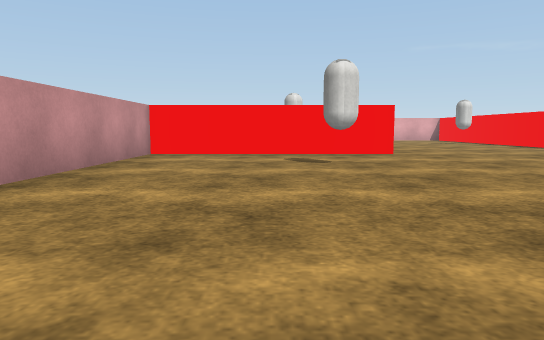
[1] (above)

17 first-person views from a walk through a Unity game level. The camera is 0.51 m above the floor, tilts 6° down and sees 70° across. The floor is counted in squares, 1 m on a side. Each view is taken from the middle of a square. On the plan, view 1 faces up. The plan holds only what a view shows up to about 9 squares ahead; the rest is blank. The player is left out. Surface patterns are stand-ins for the level's own textures.

[2]
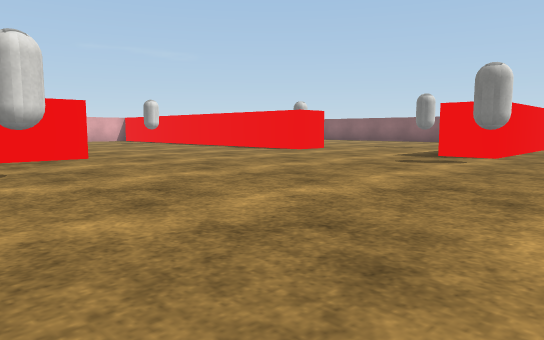

[3]
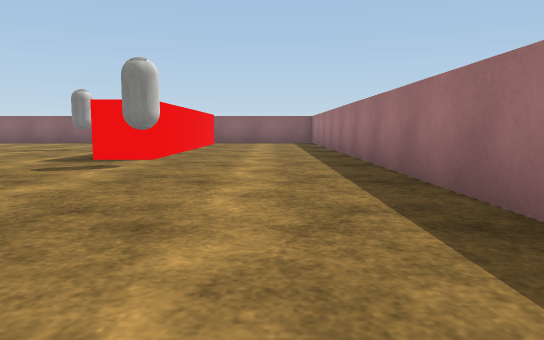

[4]
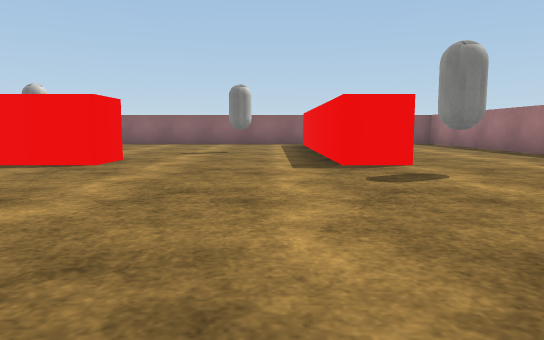

[5]
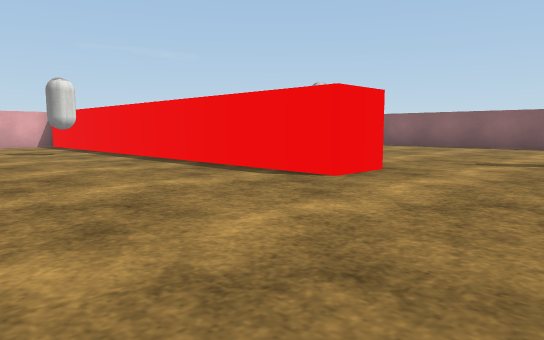

[6]
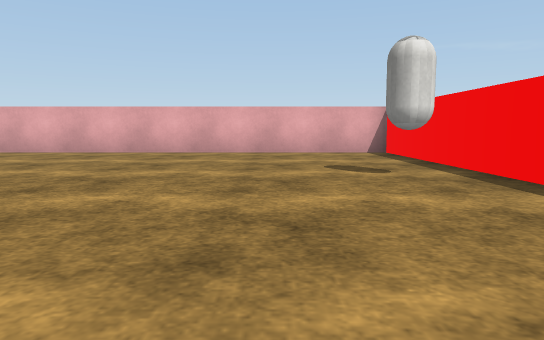

[7]
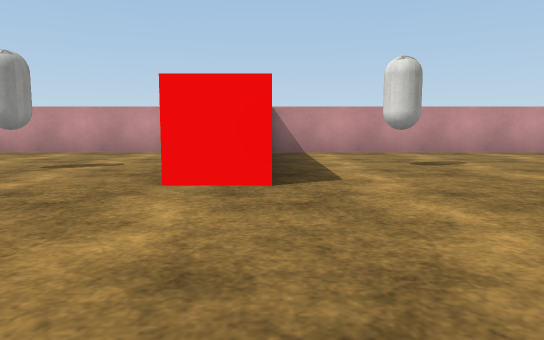

[8]
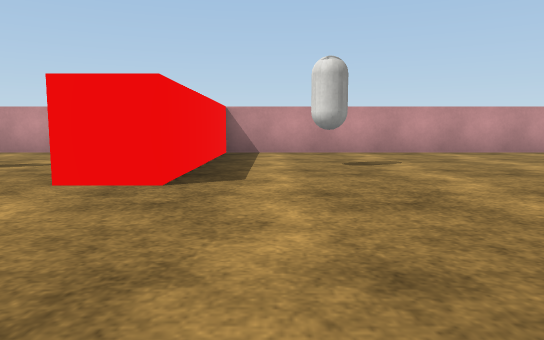

[9]
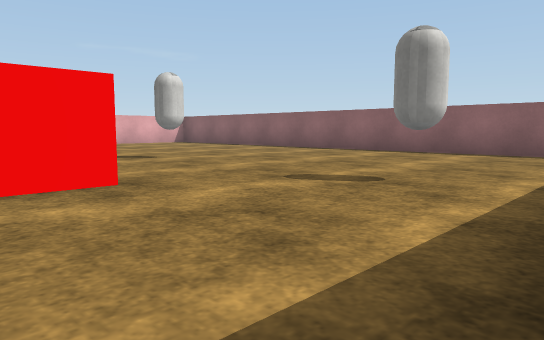

[10]
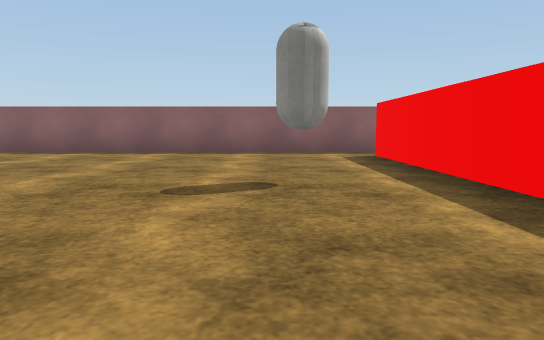

[11]
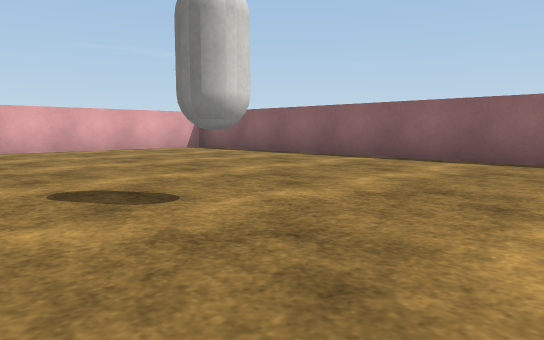

[12]
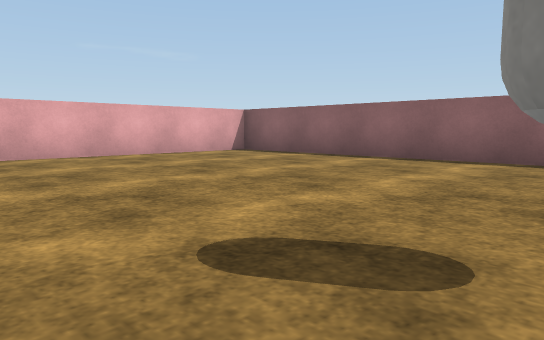

[13]
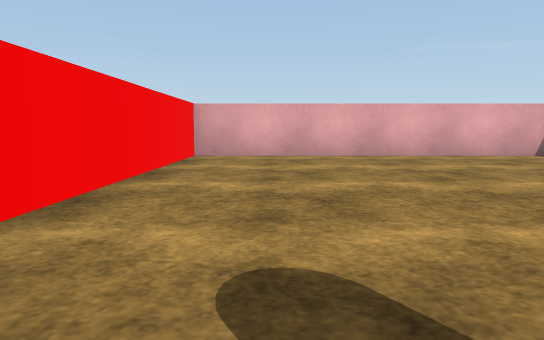

[14]
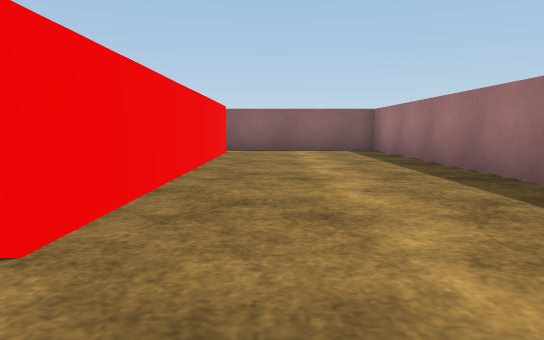

[15]
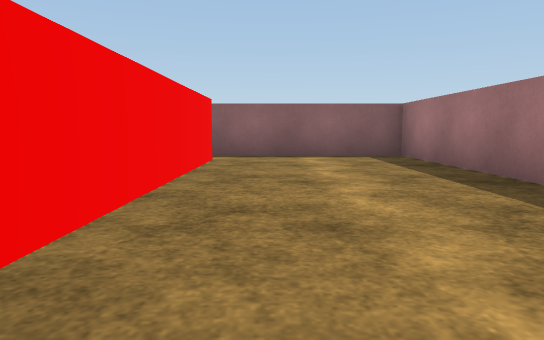

[16]
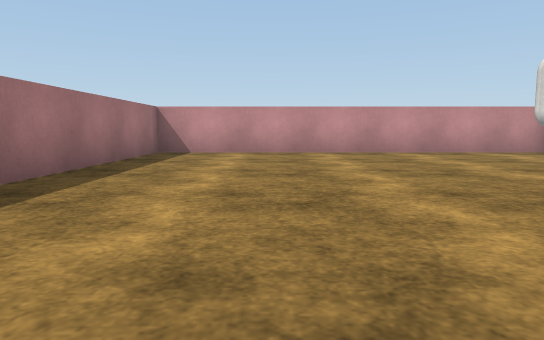

[17]
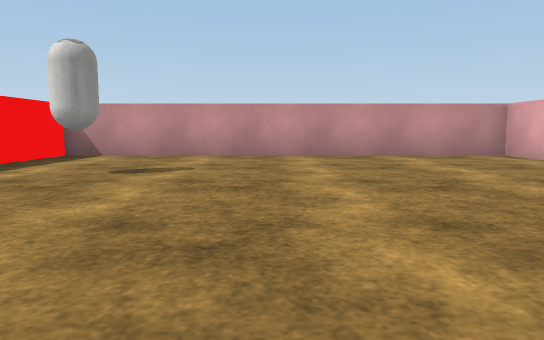

### Floor plan
Points are (right, up) in squares from view 1. A wall is a line through its corners. A room is listed if a view was taken in it or the views show most of it. See-through windows are left out.
Room 1 (views 1, 2, 3, 4, 5, 6, 7, 8, 9, 10, 11, 12, 13, 14, 15, 16, 17)
walls: (8.6, 7.5) (7.5, 7.5) (7.5, 17.5) (-2.5, 17.5) (-2.5, 9) (2.5, 9) (2.5, 8) (-2.5, 8) (-2.5, -0.5) (15.5, -0.5) (15.5, 16.4); (14.5, 3) (7.5, 3) (7.5, 4) (14.5, 4); (15.2, 17.5) (8.5, 17.5) (8.5, 12)
objects: capsule (1, 6); capsule (1, 11); capsule (6, 3) to (7, 3); capsule (6, 13) to (7, 13); capsule (11, 6); capsule (11, 10)

Positions as (right, up) in squares from view 1, and headings:
1: (0, 0), facing up
2: (0, 1), facing up-right
3: (1, 1), facing right
4: (2, 5), facing right
5: (4, 5), facing up-right
6: (5, 9), facing up
7: (6, 9), facing left
8: (6, 10), facing left
9: (7, 4), facing up-right
10: (7, 6), facing right
11: (9, 8), facing up-right
12: (9, 10), facing up-right
13: (10, 10), facing up
14: (6, 2), facing right
15: (8, 2), facing right
16: (6, 2), facing left
17: (5, 13), facing left
